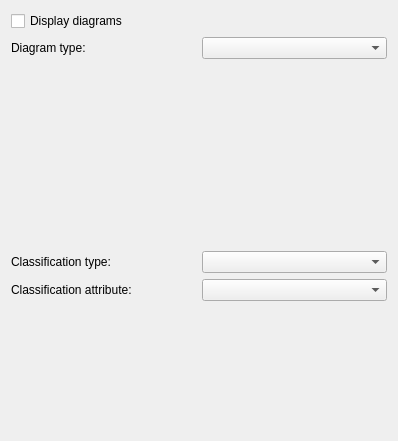
<ui version="4.0" >
 <class>QgsDiagramDialogBase</class>
 <widget class="QDialog" name="QgsDiagramDialogBase" >
  <property name="geometry" >
   <rect>
    <x>0</x>
    <y>0</y>
    <width>398</width>
    <height>441</height>
   </rect>
  </property>
  <property name="windowTitle" >
   <string>Dialog</string>
  </property>
  <layout class="QGridLayout" >
   <item row="0" column="0" >
    <widget class="QCheckBox" name="mDisplayDiagramsCheckBox" >
     <property name="text" >
      <string>Display diagrams</string>
     </property>
    </widget>
   </item>
   <item row="1" column="0" >
    <layout class="QHBoxLayout" >
     <property name="spacing" >
      <number>6</number>
     </property>
     <property name="leftMargin" >
      <number>0</number>
     </property>
     <property name="topMargin" >
      <number>0</number>
     </property>
     <property name="rightMargin" >
      <number>0</number>
     </property>
     <property name="bottomMargin" >
      <number>0</number>
     </property>
     <item>
      <widget class="QLabel" name="mTypeLabel" >
       <property name="text" >
        <string>Diagram type:</string>
       </property>
      </widget>
     </item>
     <item>
      <widget class="QComboBox" name="mDiagramTypeComboBox" />
     </item>
    </layout>
   </item>
   <item row="2" column="0" >
    <widget class="QStackedWidget" name="mDiagramFactoryStackedWidget" >
     <widget class="QWidget" name="page_3" />
     <widget class="QWidget" name="page_4" />
    </widget>
   </item>
   <item row="3" column="0" >
    <layout class="QGridLayout" >
     <property name="leftMargin" >
      <number>0</number>
     </property>
     <property name="topMargin" >
      <number>0</number>
     </property>
     <property name="rightMargin" >
      <number>0</number>
     </property>
     <property name="bottomMargin" >
      <number>0</number>
     </property>
     <property name="horizontalSpacing" >
      <number>6</number>
     </property>
     <property name="verticalSpacing" >
      <number>6</number>
     </property>
     <item row="0" column="1" >
      <widget class="QComboBox" name="mClassificationTypeComboBox" />
     </item>
     <item row="2" column="0" colspan="2" >
      <widget class="QStackedWidget" name="mWidgetStackRenderers" >
       <widget class="QWidget" name="page" />
       <widget class="QWidget" name="page_2" />
      </widget>
     </item>
     <item row="1" column="0" >
      <widget class="QLabel" name="mClassificationLabel" >
       <property name="text" >
        <string>Classification attribute:</string>
       </property>
      </widget>
     </item>
     <item row="1" column="1" >
      <widget class="QComboBox" name="mClassificationComboBox" />
     </item>
     <item row="0" column="0" >
      <widget class="QLabel" name="mClassificationTypeLabel" >
       <property name="text" >
        <string>Classification type:</string>
       </property>
      </widget>
     </item>
    </layout>
   </item>
  </layout>
 </widget>
 <resources/>
 <connections/>
</ui>
